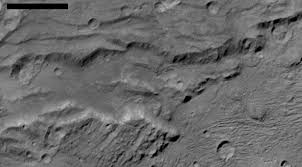
#> input picture data/test.jpg, 302 x 167 px, found by its file name
$ python detect_boulders.py
#> lines starting #> are read from the running program, lines starting #| are printed output that depends on the picture; after the words box and inside, x2 and y2 are one past the last pixel; in counts of white or black regions, pixels touching at a corner belong together
import cv2
import numpy as np

# Load image
image = cv2.imread('data/test.jpg')
#> image is the input picture: shape (167, 302, 3); min 0, max 200, mean 105.2
gray = cv2.cvtColor(image, cv2.COLOR_BGR2GRAY)

# Apply Gaussian Blur (optional - to smooth the image)
blurred = cv2.GaussianBlur(gray, (5, 5), 0)
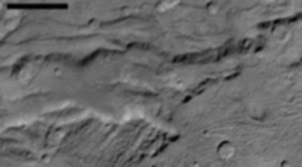
#> blurred: shape (167, 302); min 0, max 185, mean 105.2

# Edge Detection
edges = cv2.Canny(blurred, threshold1=50, threshold2=150)
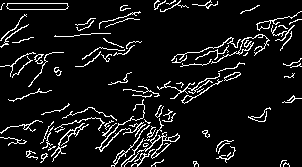
#> edges: shape (167, 302); 8.3% white in thin lines or dots

# Find contours (shapes)
contours, _ = cv2.findContours(edges.copy(), cv2.RETR_EXTERNAL, cv2.CHAIN_APPROX_SIMPLE)
#> contours = 87 contours, 70 with area under 20; largest, box (x1, y1, x2, y2) and area: (6, 3, 69, 10) 359, (124, 118, 180, 167) 134, (51, 123, 89, 162) 96, (256, 11, 302, 31) 90, (111, 125, 150, 167) 66

# Draw detected boulders (contours) on the original image
for cnt in contours:
    area = cv2.contourArea(cnt)
    if 100 < area < 1000:  # Filter by size
        x, y, w, h = cv2.boundingRect(cnt)
        cv2.rectangle(image, (x, y), (x + w, y + h), (0, 255, 0), 2)
#> this loop made 87 passes
#> (area, x, y, w, h) on passes 27, 82: (134, 124, 118, 56, 49), (359, 6, 3, 63, 7)
#> area on passes 5, 8, 20, 22, 25, 35: 22.5, 38.5, 66.5, 96.5, 33, 66.5
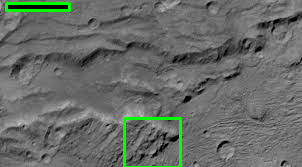
#> image: shape (167, 302, 3); 1.84% of pixels changed, all inside (x1, y1, x2, y2) = (5, 2, 182, 167)

# Show final image with boulder boxes
cv2.imshow("Detected Boulders", image)
cv2.waitKey(0)
cv2.destroyAllWindows()
